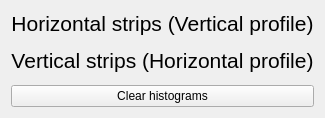
      <widget class="QWidget" name="ICplanes_hist2">
       <attribute name="title">
        <string>IC planes</string>
       </attribute>
       <layout class="QGridLayout" name="gridLayout_4">
        <item row="0" column="0">
         <layout class="QVBoxLayout" name="verticalLayout">
          <item>
           <widget class="QLabel" name="label_7">
            <property name="sizePolicy">
             <sizepolicy hsizetype="Preferred" vsizetype="Fixed">
              <horstretch>0</horstretch>
              <verstretch>0</verstretch>
             </sizepolicy>
            </property>
            <property name="text">
             <string>&lt;html&gt;&lt;head/&gt;&lt;body&gt;&lt;p&gt;&lt;span style=&quot; font-size:16pt;&quot;&gt;Horizontal strips (Vertical profile)&lt;/span&gt;&lt;/p&gt;&lt;/body&gt;&lt;/html&gt;</string>
            </property>
            <property name="alignment">
             <set>Qt::AlignCenter</set>
            </property>
           </widget>
          </item>
          <item>
           <widget class="QRootCanvas" name="RootCanvas_HorizontalStrips" native="true"/>
          </item>
          <item>
           <widget class="QLabel" name="label_9">
            <property name="sizePolicy">
             <sizepolicy hsizetype="Preferred" vsizetype="Fixed">
              <horstretch>0</horstretch>
              <verstretch>0</verstretch>
             </sizepolicy>
            </property>
            <property name="text">
             <string>&lt;html&gt;&lt;head/&gt;&lt;body&gt;&lt;p&gt;&lt;span style=&quot; font-size:16pt;&quot;&gt;Vertical strips (Horizontal profile)&lt;/span&gt;&lt;/p&gt;&lt;/body&gt;&lt;/html&gt;</string>
            </property>
            <property name="alignment">
             <set>Qt::AlignCenter</set>
            </property>
           </widget>
          </item>
          <item>
           <widget class="QRootCanvas" name="RootCanvas_VerticalStrips" native="true"/>
          </item>
          <item>
           <widget class="QPushButton" name="PushButton_ClearHistograms">
            <property name="text">
             <string>Clear histograms</string>
            </property>
           </widget>
          </item>
         </layout>
        </item>
       </layout>
      </widget>
